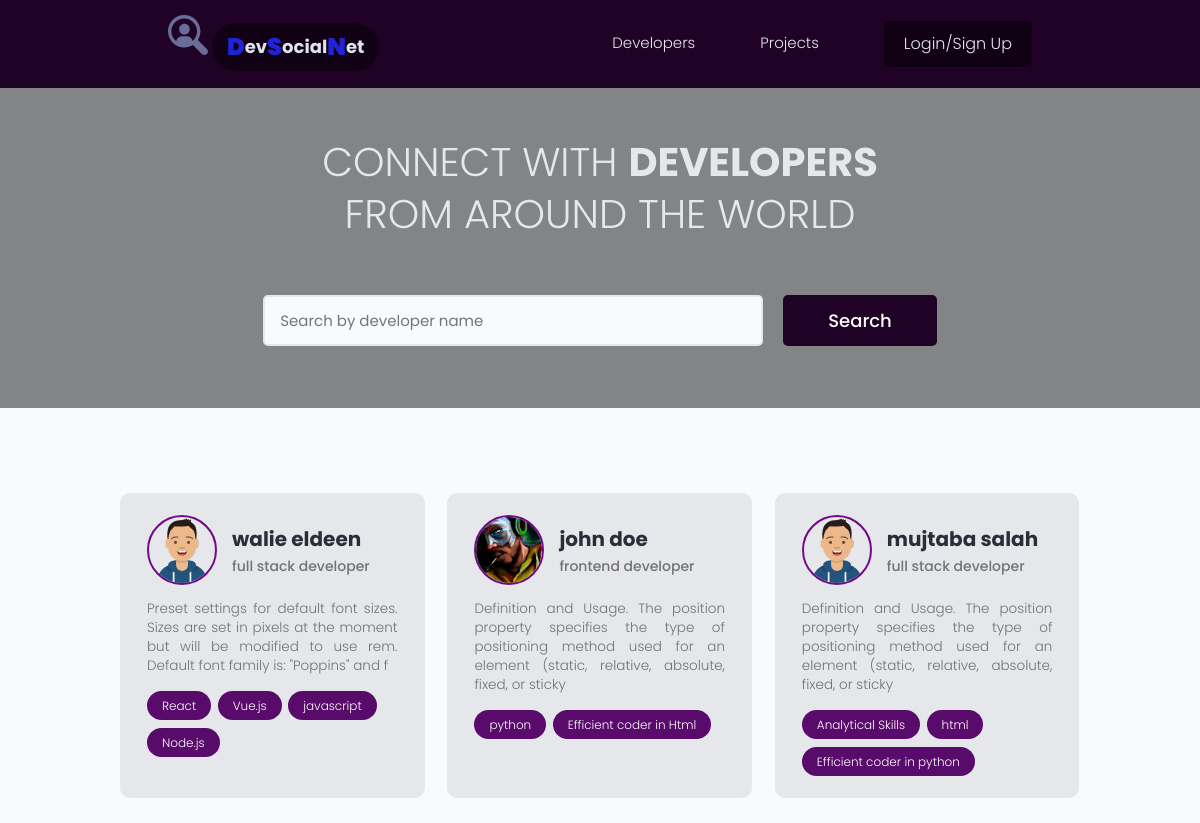
The page / on the database its author committed.
### users/models.py (models this page shows, shortened)
class Profile(models.Model):
    user = models.OneToOneField(User, on_delete=models.CASCADE, null=True, blank=True)
    name = models.CharField(max_length=200, null=True, blank=True)
    location = models.CharField(max_length=200, null=True, blank=True)
    email = models.EmailField(max_length=500, null=True, blank=True)
    username = models.CharField(max_length=200, null=True, blank=True)
    title = models.CharField(max_length=200, null=True, blank=True)
    bio = models.TextField(null=True , blank=True)
    profile_image = models.ImageField(null=True, blank=True, upload_to='profiles/' , default='profiles/default.png')
    social_github= models.CharField(max_length=200, null=True, blank=True)
    social_linkedin= models.CharField(max_length=200, null=True, blank=True)
    social_twitter = models.CharField(max_length=200, null=True, blank=True)
    social_stackoverflow = models.CharField(max_length=200, null=True, blank=True)
    social_website = models.CharField(max_length=200, null=True, blank=True)
    created = models.DateTimeField(auto_now_add=True)
    id = models.UUIDField(default=uuid.uuid4 , unique=True , primary_key=True ,editable=False)

class Skill(models.Model):
    owner= models.ForeignKey(Profile, on_delete=models.CASCADE, null=True, blank=True)
    name = models.CharField(max_length=200, null=True, blank=True)
    description= models.TextField(null=True , blank=True)
    created = models.DateTimeField(auto_now_add=True)
    id = models.UUIDField(default=uuid.uuid4 , unique=True , primary_key=True ,editable=False)
    def __str__(self):
        return str(self.name)

### users/views.py (the view)
# urls.py: path('' , views.porfiles, name='profiles'),
def porfiles(request):
    profiles , search_query = searchProfiles(request)
    profiles , custom_range = paginateProfiles(request, profiles, 3)
    context = {
        'profiles': profiles,
        'search_query':search_query,
        'custom_range':custom_range,
        }
    return render(request, "users/profiles.html", context)

### users/utils.py (called while the page is built)
def paginateProfiles(request, profiles, results):
    page = request.GET.get('page')
    paginator = Paginator(profiles,results)
    try:
        profiles = paginator.page(page)
    except PageNotAnInteger:
        page = 1
        profiles = paginator.page(page)
    except EmptyPage:
        page = paginator.num_pages
        profiles = paginator.page(page)
    letfIndex = (int(page)-1)
    if letfIndex < 1:
        letfIndex = 1
    rightIndex = (int(page)+2)
    if rightIndex > paginator.num_pages:
        rightIndex = paginator.num_pages + 1
    custom_range = range(letfIndex,rightIndex)
    return profiles, custom_range

def searchProfiles(request):
    search_query = ''
    if request.GET.get('search_query'):
        search_query = request.GET.get('search_query')
    skills = Skill.objects.filter(name__icontains=search_query)
    profiles = Profile.objects.distinct().filter(
        Q(name__icontains=search_query) |
        Q(title__icontains=search_query) |
        Q(skill__in=skills)
    )
    return profiles , search_query

### users/templates/users/profiles.html (shortened to what this page needs)
{% extends 'main.html' %}
{% block content %}
  <main class="home">
    <section class="hero-section text-center" style="background-color: rgba(25, 25, 26, 0.521);">
      <div class="container container--narrow" >
        <div class="hero-section__box">
          <h2>CONNECT WITH <span>DEVELOPERS</span></h2>
          <h2>FROM AROUND THE WORLD</h2>
        </div>
        <div class="hero-section__search">
          <form id="searchForm" class="form" action="{% url 'profiles' %}" method="get">
            <div class="form__field">
              <input class="input input--text" id="formInput#search" type="text" name="search_query"
                placeholder="Search by developer name" value="{{ search_query }}"/>
            </div>
            <input class="btn btn--main btn--lg" type="submit" value="Search" style="background-color: rgb(32, 2, 39)" />
          </form>
        </div>
      </div>
    </section>
    <section class="devlist">
        <div class="container">
            <div class="grid grid--three">
                {% for profile in profiles %}
                <div class="column card card--dark">
                    <div class="dev">
                        <a href="{% url 'user-profile' profile.id %}" class="card__body">
                            <div class="dev__profile">
                                <img class="avatar avatar--md" src="{{ profile.profile_image.url }}" alt="image"  style="border-color: rgb(113, 10, 136);"/>
                                <div class="dev__meta">
                                    <h3>{{profile.name}}</h3>
                                    <h5>{{profile.title|slice:"60"}}</h5>
                                </div>
                            </div>
                            <p class="dev__info">{{profile.bio|slice:"150"}}</p>
                            <div class="dev__skills">
                                {% for skill in profile.skill_set.all|slice:"5" %}
                                <span class="tag tag--pill" style="background-color: rgb(89, 11, 107)">
                                    <small>{{skill}}</small>
                                </span>
                                {% endfor %}
                            </div>
                        </a>
                    </div>
                </div>
                {% endfor %}
            </div>
        </div>
    </section>
</main>
{% endblock content %}

### static/styles/app.css (style rules this page uses)
:root { --color-sub: #2d2d39; }
.card { border: 2px solid var(--color-light); }
img { width: 100%; }
.hero-section { height: 40vh; display: flex; align-items: center; background-color: var(--color-sub); }
.hero-section__box { margin-bottom: 4rem; }
.hero-section__box > h2, .hero-section__box > h2 > span { font-size: 4rem; color: var(--color-light); line-height: 1.3; text-transform: uppercase; }
.hero-section__box > h2 { font-weight: 300; }
.hero-section__box > h2 > span { font-weight: 700; }
.hero-section__search > .form { display: flex; align-items: center; justify-content: center; gap: 2rem; }
.hero-section__search > .form input.input--text { width: 50rem; }
.devlist { margin-top: 8rem; }
.devlist .grid { align-items: stretch; }
.devlist .dev .dev__profile { display: flex; align-items: center; gap: 1.5rem; }
.devlist .dev .dev__meta h3 { color: var(--color-sub); font-size: 2rem; font-weight: 700; }
.devlist .dev .dev__meta h5 { color: var(--color-text); font-size: 1.4rem; font-weight: 500; }
.devlist .dev .dev__info { margin: 1.5rem 0; font-size: 1.35rem; line-height: 1.4; text-align: justify; }

### static/uikit/styles/modules/_variables.css (style rules this page uses)
:root { --color-main: #5aa5b9; --color-main-light: #e6faff; --color-sub: #3f4156; --color-sub-light: #51546e; --color-sub-lighter: #ededfd; --color-text: #737373; --color-gray: #8b8b8b; --color-light: #e5e7eb; --color-light-gray: #767676; --color-bg: #f8fafd; --color-white: #fffefd; --color-white-light: #f3f3f3; --color-success: #359e64; --color-success-bg: #def8e8; --color-error: #fc4b0b; --color-error-bg: #fff2ee; --font-base: 'Poppins', arial, helvetica, 'Segoe UI', roboto, ubuntu, sans-serif; --font-monospace: 'Fira Code', 'Courier New', courier, monospace; --font-regular: 300; --font-medium: 500; --font-bold: 700; --generic-shadow: 1px 1px 5px #00000010; --generic-transition: all 0.3s ease-in-out; }

### static/uikit/styles/modules/_base.css (style rules this page uses)
* { margin: 0; padding: 0; box-sizing: border-box; text-rendering: optimizeLegibility; color: inherit; font-size: inherit; }
html { font-size: 50%; }
@media only screen and (min-width: 480px) { html { font-size: 56.25%; } }
@media only screen and (min-width: 1200px) { html { font-size: 62.5%; } }
body { line-height: 1.6; font-weight: 400; font-size: 1.5rem; color: var(--color-text); background-color: var(--color-bg); min-height: 100vh; }

### static/uikit/styles/modules/_typography.css (style rules this page uses)
* { font-family: var(--font-base); }
h2 { font-size: 3.6rem; font-weight: var(--font-bold); }
h3 { font-size: 3.2rem; font-weight: var(--font-medium); }
h5 { font-size: 2.4rem; font-weight: var(--font-medium); }
h5, h6 { font-weight: var(--font-regular); }
p, span, strong { font-size: 1.6rem; color: var(--color-text); font-weight: var(--font-regular); }
a { padding-bottom: 2px; text-decoration: none; display: inline-block; color: var(--color-main); font-weight: var(--font-medium); }

### static/uikit/styles/modules/_utilities.css (style rules this page uses)
.container { width: 92%; max-width: 165rem; margin: 0 auto; box-sizing: border-box; }
.container--narrow { width: 92%; max-width: 120rem; }
@media screen and (min-width: 1000px) { .container { width: 90%; } }
@media screen and (min-width: 1000px) { .container--narrow { width: 85%; } }
@media screen and (min-width: 1200px) { .container { width: 80%; } }
@media screen and (min-width: 1200px) { .container--narrow { width: 72%; } }
.text-center { text-align: center; }

### static/uikit/styles/modules/_avatar.css (style rules this page uses)
.avatar { border-radius: 50%; border: 2px solid var(--color-main); object-fit: cover; }
.avatar--md { height: 7rem; width: 7rem; }

### static/uikit/styles/modules/_button.css (style rules this page uses)
.btn { display: inline-block; position: relative; cursor: pointer; background-color: var(--color-light); font-weight: var(--font-medium); color: var(--color-sub); text-decoration: none; padding: 1rem 2rem; border-radius: 0.5rem; border: none; width: -webkit-fit-content; width: -moz-fit-content; width: fit-content; height: -webkit-fit-content; height: -moz-fit-content; height: fit-content; font-size: 1.6rem; outline-width: 0; outline-color: transparent; -webkit-backface-visibility: hidden; backface-visibility: hidden; transition: all 0.3s ease-in-out; }
.btn--main { background-color: var(--color-main); color: var(--color-white); }
.btn--lg { font-size: 1.8rem; padding: 1.2rem 4.5rem; }

### static/uikit/styles/modules/_card.css (style rules this page uses)
.card { border-radius: 1rem; background-color: var(--color-white); border: 1.5px solid var(--color-light); width: auto; height: auto; margin-top: 0.5rem; margin-bottom: 0.5rem; overflow: hidden; }
.card__body, .card__header { padding: 2rem 2.5rem; }
.card.card--dark { background-color: var(--color-light); }

### rows shown on the page
Profile: profile_image (picture), name "walie eldeen", title "full stack developer", bio "Preset settings for default font sizes. Sizes are set in pixels at the moment but will be modified to use rem. Default font family is: \"Poppins\" and f"
Skill: name "React"
Skill: name "Vue.js"
Skill: name "javascript"
Skill: name "Node.js"
Profile: profile_image (picture), name "john doe", title "frontend developer", bio "Definition and Usage. The position property specifies the type of positioning method used for an element (static, relative, absolute, fixed, or sticky"
Skill: name "python"
Skill: name "Efficient coder in Html"
Profile: profile_image (picture), name "mujtaba salah", title "full stack developer", bio "Definition and Usage. The position property specifies the type of positioning method used for an element (static, relative, absolute, fixed, or sticky"
Skill: name "Analytical Skills"
Skill: name "html"
Skill: name "Efficient coder in python"
